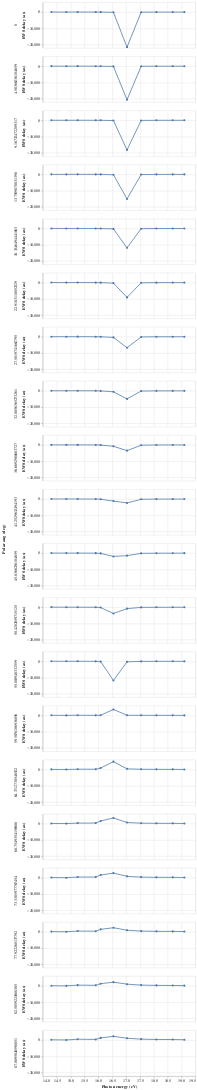

Here is the notebook cell this chart was saved with:
### Code cell
roi = data["Polar ang (deg)"].unique()[::8]
df = data[data["Polar ang (deg)"].isin(roi) & (data["Polar ang (deg)"] < 90)]
# df = data[(89.5 < data["Polar ang (deg)"]) & (data["Polar ang (deg)"] < 90)]
(
    alt
    .Chart(df)
    .mark_line(point=True)
    .encode(
        x="Photon energy (eV):Q",
        y="EWS delay (as):Q",
        row="Polar ang (deg):N",
        )
    .properties(height=120)
    .interactive(bind_x=False)
)

### Figure 1 — Vega-Lite specification as saved in the notebook (floating-point values rounded to 4 significant figures; data arrays with more than 128 entries replaced by an {"elided": "..."} marker saying what was removed)
{"$schema": "https://vega.github.io/schema/vega-lite/v2.6.0.json", "config": {"view": {"height": 300, "width": 400}}, "data": {"name": "data-44993bf80d4f374b564f8b8d70751ee9"}, "datasets": {"data-44993bf80d4f374b564f8b8d70751ee9": {"elided": "220 records"}}, "encoding": {"row": {"field": "Polar ang (deg)", "type": "nominal"}, "x": {"field": "Photon energy (eV)", "type": "quantitative"}, "y": {"field": "EWS delay (as)", "type": "quantitative"}}, "height": 120, "mark": {"point": true, "type": "line"}, "selection": {"selector005": {"bind": "scales", "encodings": ["y"], "mark": {"fill": "#333", "fillOpacity": 0.125, "stroke": "white"}, "on": "[mousedown, window:mouseup] > window:mousemove!", "resolve": "global", "translate": "[mousedown, window:mouseup] > window:mousemove!", "type": "interval", "zoom": "wheel!"}}}
